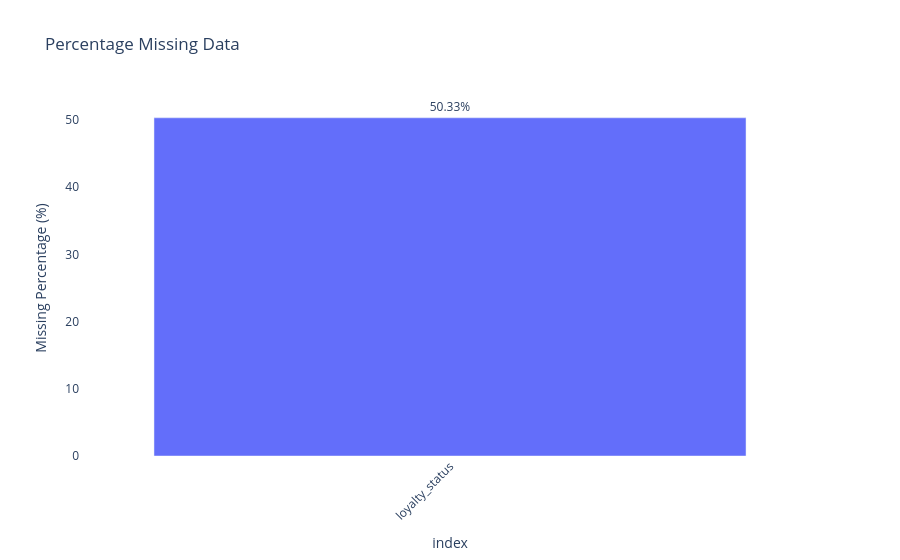

The notebook cell this image was saved under:
### Code cell
# ----------------------------------------------------------
# 1. Check missing values before treatment
# ----------------------------------------------------------
'''
Create a dataframe to show total number of missing values
and percentage of missing values in transaction data
'''

missing_data = pd.DataFrame({"Missing Data": merged_data.isnull().sum(), "Missing Percentage": (merged_data.isnull().mean() * 100).round(2)})

# Show only columns that contain missing values
missing_data = (missing_data[missing_data["Missing Data"] > 0].sort_values("Missing Percentage", ascending=False))

print("Missing values BEFORE treatment:")
print("--"*25)
print(missing_data)
print()


# Visualizing the Missing Data
print("Visaulization of Missing values BEFORE treatment:")
print("--"*25)
fig = px.bar(missing_data, x=missing_data.index, y="Missing Percentage",
             title="Percentage Missing Data",
             labels={"x": "Features", "Missing Percentage": "Missing Percentage (%)"},
             text="Missing Percentage")

fig.update_traces( texttemplate="%{text:.2f}%", textposition="outside")

fig.update_layout(showlegend=False, plot_bgcolor="white", paper_bgcolor="white",
                  xaxis=dict(showgrid=False, tickangle=-45), yaxis=dict(showgrid=False))

fig.show()

### Figure 1 — Plotly figure (JSON) as saved in the notebook; plotly's stock layout.template omitted (floating-point values rounded to 4 significant figures)
{"data": [{"hovertemplate": "index=%{x}<br>Missing Percentage (%)=%{text}<extra></extra>", "legendgroup": "", "marker": {"color": "#636efa", "pattern": {"shape": ""}}, "name": "", "orientation": "v", "showlegend": false, "text": [50.33], "textposition": "outside", "texttemplate": "%{text:.2f}%", "type": "bar", "x": ["loyalty_status"], "xaxis": "x", "y": [50.33], "yaxis": "y"}], "layout": {"barmode": "relative", "legend": {"tracegroupgap": 0}, "paper_bgcolor": "white", "plot_bgcolor": "white", "showlegend": false, "title": {"text": "Percentage Missing Data"}, "xaxis": {"anchor": "y", "domain": [0, 1], "showgrid": false, "tickangle": -45, "title": {"text": "index"}}, "yaxis": {"anchor": "x", "domain": [0, 1], "showgrid": false, "title": {"text": "Missing Percentage (%)"}}}}
